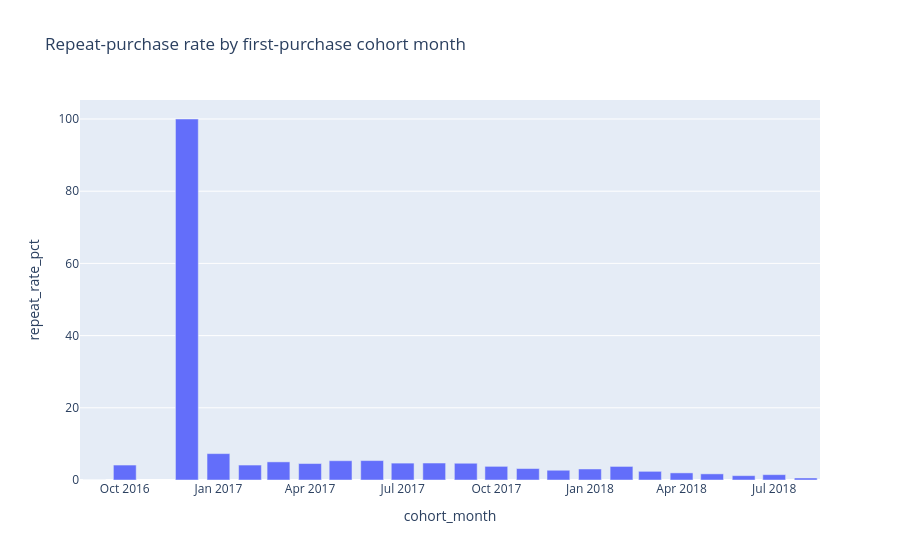

The notebook cell this image was saved under:
### Markdown cell above
## 3. Cohort repeat-purchase analysis

Cohort = month of each person's **first** purchase, keyed by `customer_unique_id` (see `DECISIONS.md` for why not `customer_id`). Since ~97% of customers in this dataset never order again, we report *repeat-purchase rate per cohort* rather than forcing a month-by-month retention curve onto data that doesn't support one.

### Code cell
cohort_rates = q("SELECT * FROM v_cohort_repeat_rate")
fig = px.bar(cohort_rates, x="cohort_month", y="repeat_rate_pct",
             title="Repeat-purchase rate by first-purchase cohort month")
fig.show()

### Figure 1 — Plotly figure (JSON) as saved in the notebook; plotly's stock layout.template omitted (floating-point values rounded to 4 significant figures)
{"data": [{"hovertemplate": "cohort_month=%{x}<br>repeat_rate_pct=%{y}<extra></extra>", "legendgroup": "", "marker": {"color": "#636efa", "pattern": {"shape": ""}}, "name": "", "orientation": "v", "showlegend": false, "textposition": "auto", "type": "bar", "x": ["2016-09", "2016-10", "2016-12", "2017-01", "2017-02", "2017-03", "2017-04", "2017-05", "2017-06", "2017-07", "2017-08", "2017-09", "2017-10", "2017-11", "2017-12", "2018-01", "2018-02", "2018-03", "2018-04", "2018-05", "2018-06", "2018-07", "2018-08"], "xaxis": "x", "y": [0.0, 4.14, 100.0, 7.31, 4.14, 5.02, 4.56, 5.34, 5.38, 4.68, 4.7, 4.64, 3.78, 3.17, 2.7, 3.05, 3.76, 2.4, 1.97, 1.7, 1.2, 1.48, 0.56], "yaxis": "y"}], "layout": {"barmode": "relative", "legend": {"tracegroupgap": 0}, "title": {"text": "Repeat-purchase rate by first-purchase cohort month"}, "xaxis": {"anchor": "y", "domain": [0.0, 1.0], "title": {"text": "cohort_month"}}, "yaxis": {"anchor": "x", "domain": [0.0, 1.0], "title": {"text": "repeat_rate_pct"}}}}
